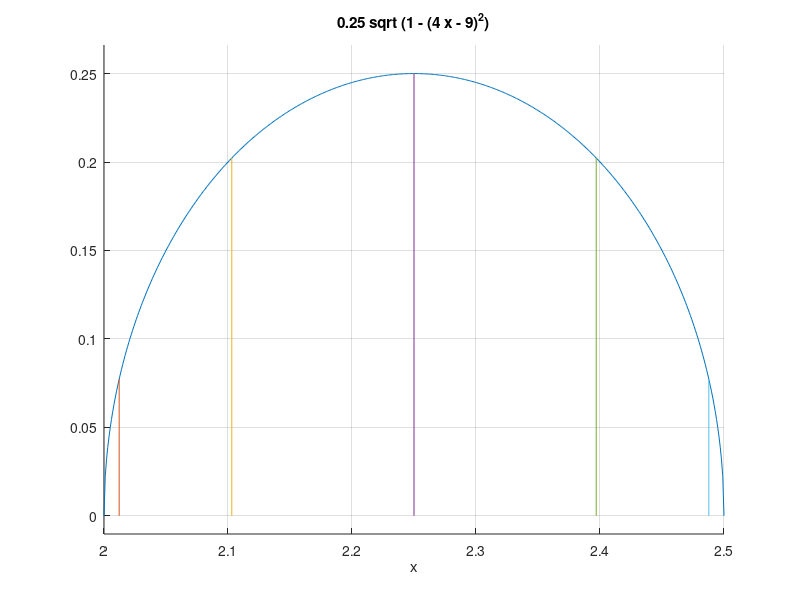

Recreate this plot in MATLAB.
figure(1)
hold on
grid on
xlim([2 2.5])
x = 2:0.01:2.5;
circle = @(x) 0.25 * sqrt(1 - (4 .* x - 9).^2);
ezplot(circle, [2 2.5])

x = [2.0122358709262116, 2.1030536869268817, 2.25, 2.3969463130731183, 2.4877641290737884];
x1 = 2.0122358709262116;
x2 = 2.1030536869268817;
x3 = 2.25;
x4 = 2.3969463130731183; 
x5 = 2.4877641290737884; 

plot([x(1) x(1)], [0 circle(x(1))])
plot([x(2) x(2)], [0 circle(x(2))])
plot([x(3) x(3)], [0 circle(x(3))])
plot([x(4) x(4)], [0 circle(x(4))])
plot([x(5) x(5)], [0 circle(x(5))])


##plot([x1 x1], [0 circle(x1)])
##plot([x2 x2], [0 circle(x2)])
##plot([x3 x3], [0 circle(x3)])
##plot([x4 x4], [0 circle(x4)])
##plot([x5 x5], [0 circle(x5)])
